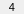
        <widget class="PyDMFrame" name="composite_1">
          <property name="geometry">
            <rect>
              <x>26</x>
              <y>138</y>
              <width>24</width>
              <height>14</height>
            </rect>
          </property>
          <property name="sizePolicy">
            <sizepolicy hsizetype="Ignored" vsizetype="Ignored">
              <horstretch>0</horstretch>
              <verstretch>0</verstretch>
            </sizepolicy>
          </property>
          <layout class="QGridLayout" name="gridLayout_2" columnstretch="24" rowstretch="1,12,1">
            <property name="leftMargin">
              <number>0</number>
            </property>
            <property name="topMargin">
              <number>0</number>
            </property>
            <property name="rightMargin">
              <number>0</number>
            </property>
            <property name="bottomMargin">
              <number>0</number>
            </property>
            <property name="horizontalSpacing">
              <number>0</number>
            </property>
            <property name="verticalSpacing">
              <number>0</number>
            </property>
            <item row="1" column="1">
              <widget class="PyDMRelatedDisplayButton" name="related_display_1">
                <property name="geometry">
                  <rect>
                    <x>12</x>
                    <y>1</y>
                    <width>12</width>
                    <height>12</height>
                  </rect>
                </property>
                <property name="sizePolicy">
                  <sizepolicy hsizetype="Ignored" vsizetype="Ignored">
                    <horstretch>0</horstretch>
                    <verstretch>0</verstretch>
                  </sizepolicy>
                </property>
                <property name="showIcon" stdset="0">
                  <bool>true</bool>
                </property>
                <property name="font">
                  <font>
                    <pointsize>7</pointsize>
                  </font>
                </property>
                <property name="styleSheet">
                  <string notr="true">PyDMRelatedDisplayButton#related_display_1 {
  color: rgb(0, 0, 0);
  background-color: rgb(115, 223, 255);
  }</string>
                </property>
                <property name="titles" stdset="0">
                  <stringlist>
                    <string>m4</string>
                  </stringlist>
                </property>
                <property name="filenames" stdset="0">
                  <stringlist>
                    <string>motorx_more.ui</string>
                  </stringlist>
                </property>
                <property name="macros" stdset="0">
                  <stringlist>
                    <string>P=${P},M=m4</string>
                  </stringlist>
                </property>
                <property name="openInNewWindow" stdset="0">
                  <bool>true</bool>
                </property>
              </widget>
            </item>
            <item row="1" column="0">
              <widget class="PyDMDrawingRectangle" name="rectangle_12">
                <property name="geometry">
                  <rect>
                    <x>0</x>
                    <y>1</y>
                    <width>24</width>
                    <height>12</height>
                  </rect>
                </property>
                <property name="sizePolicy">
                  <sizepolicy hsizetype="Ignored" vsizetype="Ignored">
                    <horstretch>0</horstretch>
                    <verstretch>0</verstretch>
                  </sizepolicy>
                </property>
                <property name="brush" stdset="0">
                  <brush brushstyle="NoBrush">
                    <color alpha="255">
                      <red>115</red>
                      <green>255</green>
                      <blue>107</blue>
                    </color>
                  </brush>
                </property>
                <property name="penStyle" stdset="0">
                  <enum>Qt::SolidLine</enum>
                </property>
                <property name="penColor" stdset="0">
                  <color>
                    <red>115</red>
                    <green>255</green>
                    <blue>107</blue>
                  </color>
                </property>
                <property name="penWidth" stdset="0">
                  <double>2.0</double>
                </property>
                <property name="penCapStyle" stdset="0">
                  <enum>Qt::FlatCap</enum>
                </property>
                <property name="rules" stdset="0">
                  <string>[{&quot;name&quot;: &quot;visibility&quot;, &quot;property&quot;: &quot;Visible&quot;, &quot;channels&quot;: [{&quot;channel&quot;: &quot;ca://${P}m4.DMOV&quot;, &quot;trigger&quot;: true, &quot;use_enum&quot;: false}], &quot;expression&quot;: &quot;ch[0]==0&quot;}]</string>
                </property>
                <property name="toolTip">
                  <string>rectangle_12</string>
                </property>
              </widget>
            </item>
            <item row="1" column="0">
              <widget class="PyDMDrawingRectangle" name="rectangle_13">
                <property name="geometry">
                  <rect>
                    <x>0</x>
                    <y>1</y>
                    <width>24</width>
                    <height>12</height>
                  </rect>
                </property>
                <property name="sizePolicy">
                  <sizepolicy hsizetype="Ignored" vsizetype="Ignored">
                    <horstretch>0</horstretch>
                    <verstretch>0</verstretch>
                  </sizepolicy>
                </property>
                <property name="brush" stdset="0">
                  <brush brushstyle="SolidPattern">
                    <color alpha="255">
                      <red>174</red>
                      <green>174</green>
                      <blue>174</blue>
                    </color>
                  </brush>
                </property>
                <property name="penStyle" stdset="0">
                  <enum>Qt::SolidLine</enum>
                </property>
                <property name="penColor" stdset="0">
                  <color>
                    <red>174</red>
                    <green>174</green>
                    <blue>174</blue>
                  </color>
                </property>
                <property name="penWidth" stdset="0">
                  <double>0</double>
                </property>
                <property name="penCapStyle" stdset="0">
                  <enum>Qt::FlatCap</enum>
                </property>
                <property name="toolTip">
                  <string>rectangle_13</string>
                </property>
              </widget>
            </item>
            <item row="0" column="0" rowspan="3">
              <widget class="QLabel" name="text_2">
                <property name="geometry">
                  <rect>
                    <x>0</x>
                    <y>0</y>
                    <width>24</width>
                    <height>14</height>
                  </rect>
                </property>
                <property name="sizePolicy">
                  <sizepolicy hsizetype="Ignored" vsizetype="Ignored">
                    <horstretch>0</horstretch>
                    <verstretch>0</verstretch>
                  </sizepolicy>
                </property>
                <property name="text">
                  <string>4</string>
                </property>
                <property name="font">
                  <font>
                    <pointsize>8</pointsize>
                  </font>
                </property>
                <property name="brush" stdset="0">
                  <brush brushstyle="SolidPattern">
                    <color alpha="255">
                      <red>0</red>
                      <green>0</green>
                      <blue>0</blue>
                    </color>
                  </brush>
                </property>
                <property name="toolTip">
                  <string>text_2</string>
                </property>
                <property name="alignment">
                  <set>Qt::AlignCenter</set>
                </property>
                <property name="styleSheet">
                  <string notr="true">QLabel#text_2 {
  color: rgb(0, 0, 0);
  }</string>
                </property>
              </widget>
            </item>
          </layout>
        </widget>
